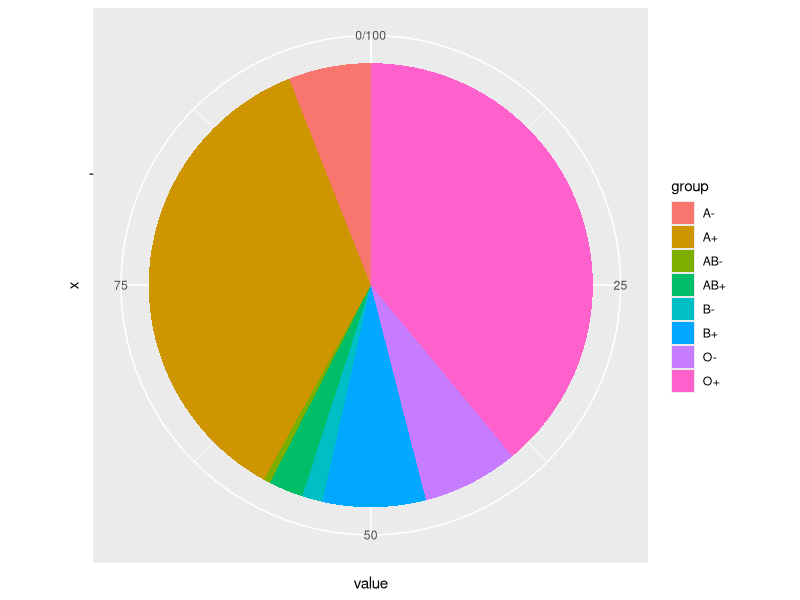
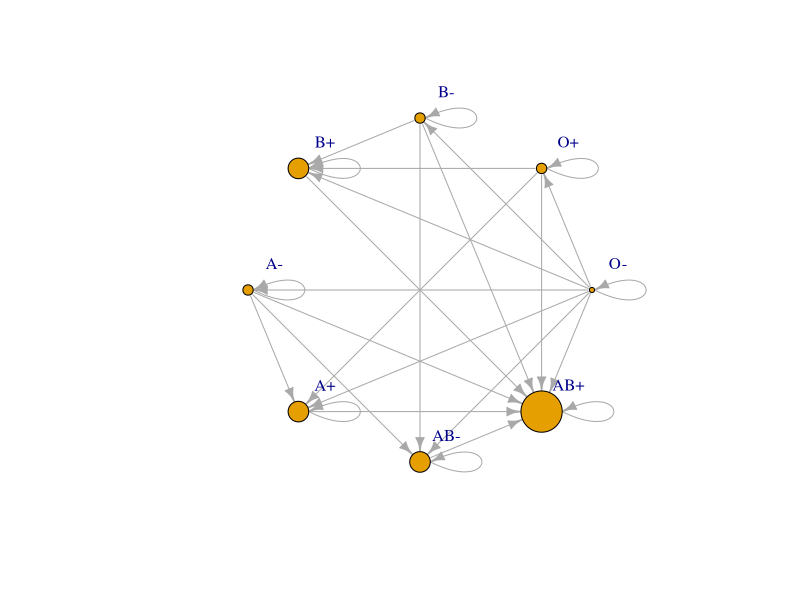
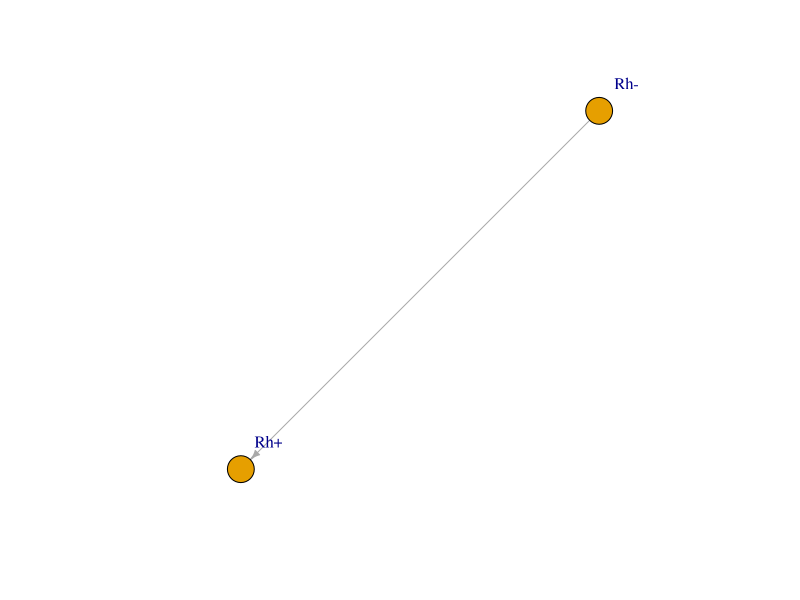

The R source for these figures, in order:
## ---- chunk 1
knitr::opts_chunk$set(echo = TRUE)
## ---- chunk 2
id <- c("O-", "O+", "B-", "B+", "A-", "A+", "AB-", "AB+")
## ---- chunk 3
library(stringr)

get_groupe <- function(agroupe){
  out <- ""
  out <- str_replace_all(agroupe, "[^[:alnum:]]", "")
  return(out)
}
## ---- chunk 4
test <- get_groupe("AB-")
test
## ---- chunk 5
groupe <- lapply(id, get_groupe)
head(groupe)
## ---- chunk 6
# get rhesus
get_rhesus <- function(agroupe){
  if(grepl('-', agroupe)){
    return("Rh-")
  } else {
    return("Rh+")
  }
}
## ---- chunk 7
test <- get_rhesus("AB+")
test
test <- get_rhesus("O-")
test
## ---- chunk 8
rhesus <- lapply(id, get_rhesus)
head(rhesus)
## ---- chunk 9
rate <- c(7,39, 1.5, 7.5, 6, 36, 0.5, 2.5)
## ---- chunk 10
# build the data frame for the nodes
nodes <- cbind(id, groupe, rhesus, rate)
head(nodes)

## now, build the edges
edges <- cbind(c("O-", "O-", "O-","O-","O-","O-","O-","O-", "O+","O+","O+","O+","B-","B-","B-","B-","B+","B+","A-","A-","A-","A-","A+","A+","AB-","AB-","AB+"),
          c("AB+","AB-","A+","A-","B+","B-","O+","O-","AB+","A+","B+","O+","AB+","AB-","B+","B-","AB+","B+", "AB+", "AB-", "A+", "A-", "AB+", "A+", "AB+", "AB-", "AB+"))
head(edges)
## ---- chunk 11
piechart_df <- data.frame(
  group = id,
  value = rate
)
head(piechart_df)

library(ggplot2)
# Barplot
bp<- ggplot(piechart_df, aes(x="", y=value, fill=group))+
geom_bar(width = 1, stat = "identity")
#bp

pie <- bp + coord_polar("y", start=0)
pie

## ---- chunk 12
library(igraph)
net <- graph_from_data_frame(d=edges, vertices=nodes, directed=T) 
V(net)$size <- degree(net, mode = "in")*3

## ---- chunk 13
plot(net,
     edge.arrow.size=.7,
     vertex.label.dist=3,
     layout=layout_in_circle
     )
## ---- chunk 14
rhesus_edges <- apply(edges, c(1,2), get_rhesus)
head(rhesus_edges)
## ---- chunk 15

# Add a column to compute the weight of the relation
rhesus_aggreg <- data.frame(rhesus_edges)
rhesus_aggreg["weight"] <- 1

# Next, compute the count
weighted_rhesus_edges <- aggregate(rhesus_aggreg[c("weight")], by=list(rhesus_from=rhesus_aggreg$X1, rhesus_to=rhesus_aggreg$X2), FUN=sum, na.rm=TRUE)
weighted_rhesus_edges

# Let's build a list of unique rhesus as they will become the nodes of the graph
unique_rhesus <- unique(weighted_rhesus_edges$rhesus_from)
## ---- chunk 16
# now plot relations between rhesus
net <- graph_from_data_frame(d=weighted_rhesus_edges, vertices=unique_rhesus, directed=T) 
net <- simplify(net, remove.loops = TRUE)

plot(net, edge.arrow.size=.5,
     vertex.label.dist=3)
## ---- chunk 17
net <- graph_from_data_frame(d=rhesus_edges, vertices=unique_rhesus, directed=T) 

shortest.paths(net, v=V(net), mode = c("in"),
      weights = NULL)
## ---- chunk 18
net <- graph_from_data_frame(d=edges, vertices=id, directed=T) 

shortest.paths(net, v=V(net), mode = c("in"),
      weights = NULL)
